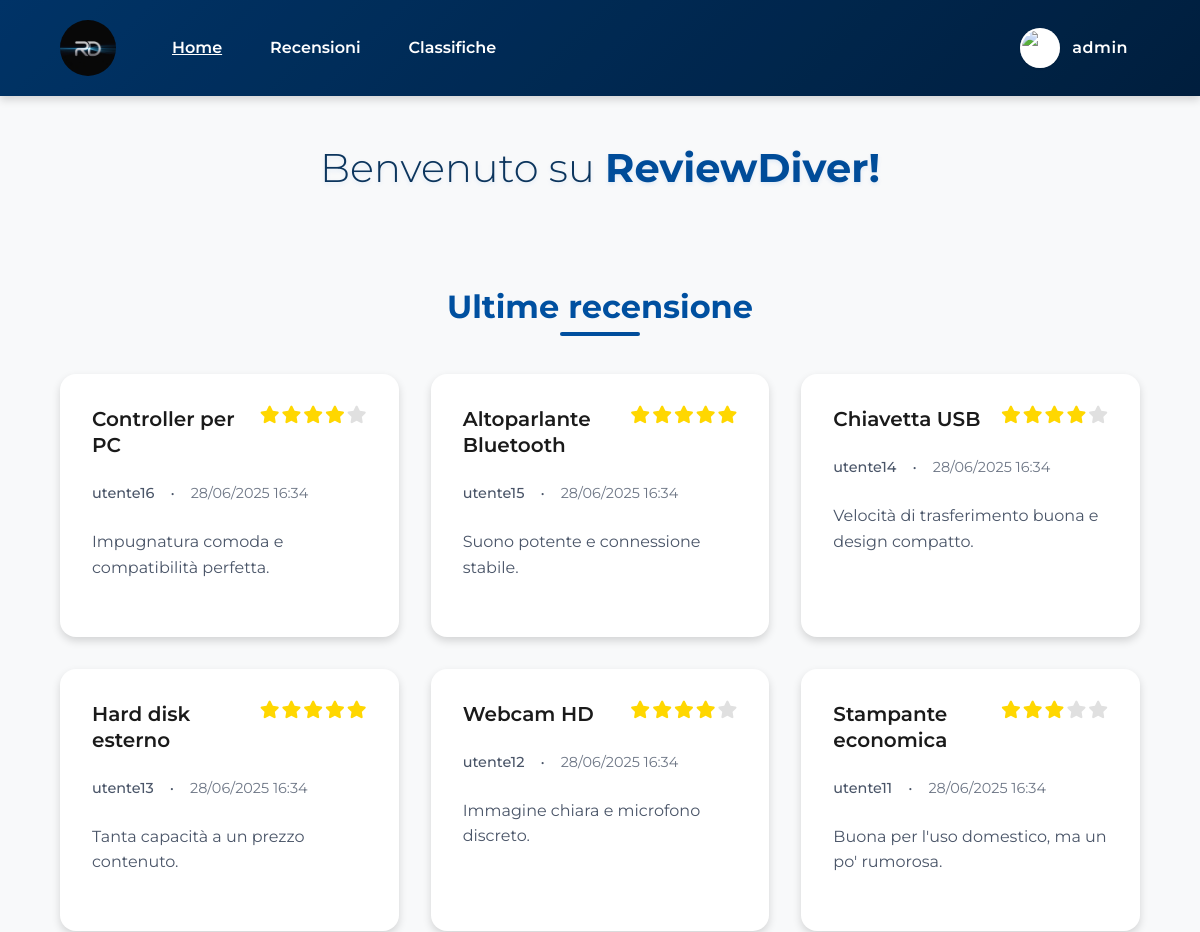
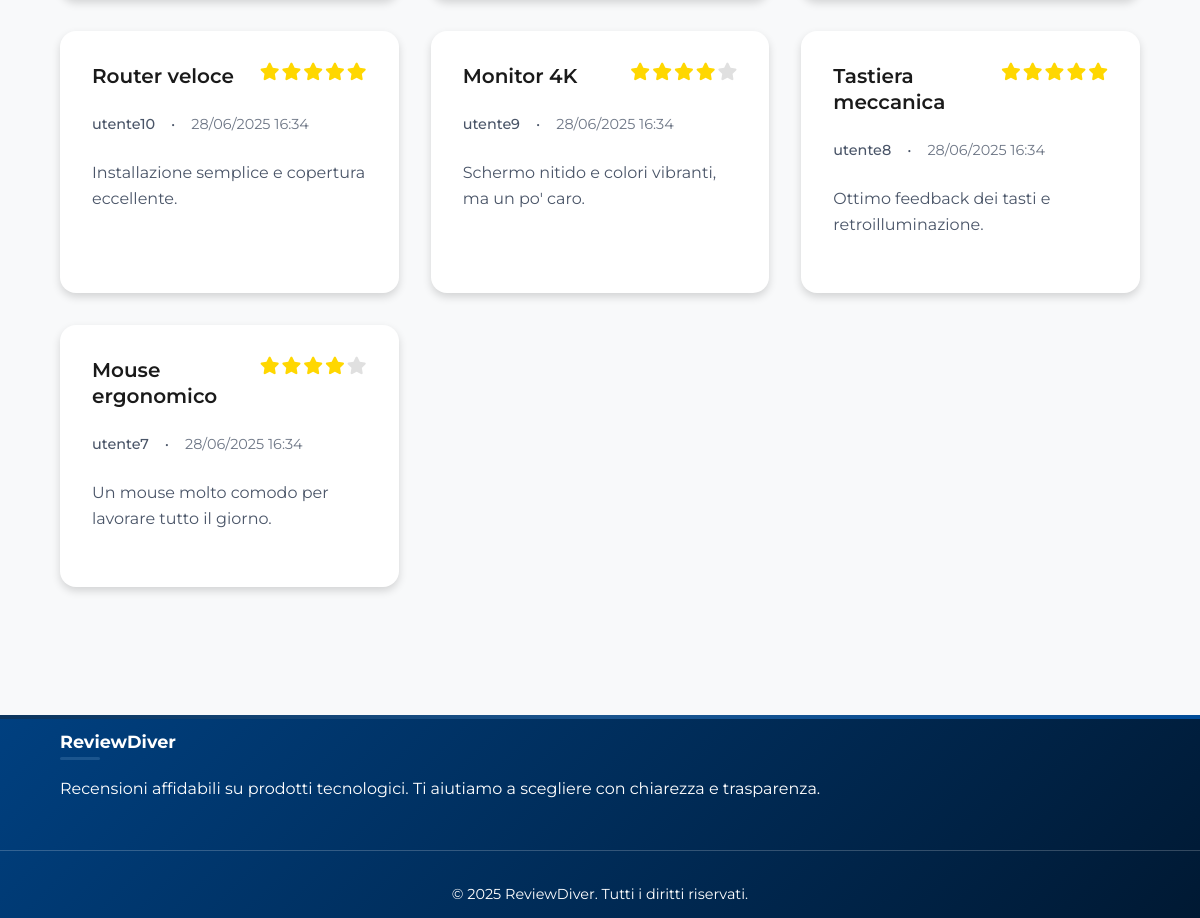
Screenshot of /index.php (signed in) with the database file from the repository (2 pictures, top to bottom).
### tables this page shows
CREATE TABLE reviews (
    id INT AUTO_INCREMENT PRIMARY KEY,
    user_id INT NOT NULL,
    title VARCHAR(255) NOT NULL,
    content TEXT NOT NULL,
    rating INT NOT NULL,
    product_name VARCHAR(60) NOT NULL,
    product_image VARCHAR(255),       
    created_at TIMESTAMP NOT NULL DEFAULT CURRENT_TIMESTAMP,
    updated_at TIMESTAMP NULL DEFAULT NULL,
    deleted_at TIMESTAMP NULL DEFAULT NULL,             
    FOREIGN KEY (user_id) REFERENCES utenti(id),
    CHECK (rating BETWEEN 1 AND 5)
);

CREATE TABLE utenti (
    id INT AUTO_INCREMENT PRIMARY KEY,
    username VARCHAR(50) NOT NULL UNIQUE,
    email VARCHAR(100) NOT NULL UNIQUE,
    password VARCHAR(255) NOT NULL,   
    nome VARCHAR(50) NOT NULL,        
    cognome VARCHAR(50) NOT NULL,     
    profile_photo VARCHAR(255),       
    birth_day INT,                    
    birth_month INT,                  
    birth_year INT,                   
    role VARCHAR(20) DEFAULT 'user',  
    remember_token VARCHAR(255),      
    created_at TIMESTAMP NOT NULL DEFAULT CURRENT_TIMESTAMP,    
    updated_at TIMESTAMP NULL DEFAULT NULL,             
    deleted_at TIMESTAMP NULL DEFAULT NULL              
);

### index.php (the view, shortened to what this page needs)
<?php
require_once 'php/database.php';
$header = file_get_contents("static/header.html");
$footer = file_get_contents("static/footer.html");
$DOM = file_get_contents("static/index.html");
$DOM = str_replace("../css/style.css", "css/style.css", $DOM);
$DOM = str_replace("../css/pages.css", "css/pages.css", $DOM);
$DOM = str_replace("", $header, $DOM);
$DOM = str_replace("", $footer, $DOM);
$contenutoLogin = "";
$headerLoginHtml = "";
if (!SessionManager::isLoggedIn()) {
  $contenutoLogin = "";
  $headerLoginHtml = "<a href='php/login.php' class='login-link' aria-label='Login - Accedi al tuo account'>
                        <div class='user-icon-bg'>
                          <svg width='24' height='24' viewBox='0 0 24 24' fill='none' stroke='currentColor' stroke-width='2' id='user-icon'>
                            <path d='M20 21v-2a4 4 0 0 0-4-4H8a4 4 0 0 0-4 4v2'></path>
                            <circle cx='12' cy='7' r='4'></circle>
                          </svg>
                        </div>
                        <div class='login-text'>Login</div>
                      </a>";
} else {
  $username = $_SESSION['username'];
  $contenutoLogin = "";
  $profilePhoto = $_SESSION['user_data']['profile_photo'] ?? $_SESSION['profile_photo'] ?? '';
  $icon = $profilePhoto ? "<img src='../{$profilePhoto}' alt='Foto profilo di {$username}' class='user-avatar'>" : "<svg width='24' height='24' viewBox='0 0 24 24' fill='none' stroke='currentColor' stroke-width='2' id='user-icon'><path d='M20 21v-2a4 4 0 0 0-4-4H8a4 4 0 0 0-4 4v2'></path><circle cx='12' cy='7' r='4'></circle></svg>";
  $headerLoginHtml = "
    <div class='login-link user-menu' role='button' tabindex='0' aria-haspopup='true' aria-expanded='false' aria-label='Menu utente'>
    <div class='user-icon-bg'>
      {$icon}
    </div>
    <div class='login-text'>{$username}</div>
    <div class='user-menu-panel' aria-hidden='true'>
      <a href='php/dashboard.php'><span lang='en'>Dashboard</span></a>";
    if (isset($_SESSION['role']) && $_SESSION['role'] === 'admin') {
        $headerLoginHtml .= "
          <a href='php/gestione_recensioni.php'>Gestione recensioni</a>";
    }
    $headerLoginHtml .= "
          <a href='php/logout.php'><span lang='en'>Logout</span></a>
        </div>
    </div>";
  }
$DOM = str_replace("", $contenutoLogin, $DOM);
$DOM = str_replace("", $headerLoginHtml, $DOM);
$reviewManager = new ReviewManager();
$result = $reviewManager->getAllReviews(1, 10);
$reviewsHtml = '';
if ($result !== false) {
    foreach ($result['reviews'] as $review) {
        $stars = Utils::generateStars($review['rating']);
        $excerpt = strlen($review['content']) > 150 ? substr($review['content'], 0, 150) . '...' : $review['content'];
        $date = Utils::formatDate($review['created_at']);
        $altProduct = htmlspecialchars($review['product_name']);
        $img = $review['product_image'] ? "<img src='../{$review['product_image']}' alt='{$altProduct}' class='review-image'>" : '';
        $title = htmlspecialchars($review['title']);
        $user = htmlspecialchars($review['username']);
        $reviewsHtml .= "<a href='php/recensione.php?id={$review['id']}' class='review-card'>" .
                         $img .
                         "<div class='review-content'>" .
                         "<div class='review-header'><h3 class='review-title'>{$title}</h3>" .
                         "<div class='review-rating' aria-label='Valutazione {$review['rating']} su 5'>{$stars}</div></div>" .
                         "<div class='review-meta'><span class='review-author'>{$user}</span><span>•</span><span class='review-date'>{$date}</span></div>" .
                         "<p class='review-excerpt'>" . htmlspecialchars($excerpt) . "</p>" .
                         "</div></a>";
    }
}
$DOM = str_replace('', $reviewsHtml, $DOM);
echo $DOM;
?>

### php/database.php (shortened to what this page needs)
<?php
class DatabaseConfig {
    private static $host = 'mysql2.sqlpub.com';
    private static $port = '3307';
    private static $dbname = 'databaserecensione';
    private static $username = 'testnalan';
    private static $password = 'l5jKAzMduE6bgAWH';
    public static function getConnection() {
        try {
            $dsn = "mysql:host=" . self::$host;
            if (!empty(self::$port)) {
                $dsn .= ";port=" . self::$port;
            }
            $dsn .= ";dbname=" . self::$dbname . ";charset=utf8mb4";
            $options = [
                PDO::ATTR_ERRMODE => PDO::ERRMODE_EXCEPTION,
                PDO::ATTR_DEFAULT_FETCH_MODE => PDO::FETCH_ASSOC,
                PDO::ATTR_EMULATE_PREPARES => false
            ];
            $pdo = new PDO($dsn, self::$username, self::$password, $options);
            return $pdo;
        } catch (PDOException $e) {
            error_log("Errore connessione database: " . $e->getMessage());
            throw new Exception("Errore di connessione al database");
        }
    }
}
class ReviewManager {
    private $db;
    public function __construct() {
        $this->db = DatabaseConfig::getConnection();
    }
    public function getAllReviews($page = 1, $limit = 10) {
        try {
            $offset = ($page - 1) * $limit;
            $stmt = $this->db->prepare("SELECT r.id, r.title, r.content, r.rating, r.product_name, r.product_image, r.created_at, r.updated_at, u.username FROM reviews r JOIN utenti u ON r.user_id = u.id WHERE r.deleted_at IS NULL ORDER BY r.created_at DESC LIMIT ? OFFSET ?");
            $stmt->execute([$limit, $offset]);
            $reviews = $stmt->fetchAll();
            $count = $this->db->query("SELECT COUNT(*) as total FROM reviews WHERE deleted_at IS NULL")->fetch()['total'];
            return ['reviews' => $reviews, 'total' => $count, 'page' => $page, 'limit' => $limit, 'total_pages' => ceil($count / $limit)];
        } catch (PDOException $e) {
            error_log('Errore getAllReviews: ' . $e->getMessage());
            return false;
        }
    }
}
class Utils {
    public static function formatDate($date, $format = 'd/m/Y H:i') {
        return date($format, strtotime($date));
    }
    public static function generateStars($rating) {
        $stars = '';
        for ($i = 1; $i <= 5; $i++) {
            if ($i <= $rating) {
                $stars .= '<i class="fas fa-star star"></i>';
            } else {
                $stars .= '<i class="fas fa-star star empty"></i>';
            }
        }
        return $stars;
    }
}
class SessionManager {
    public static function isLoggedIn() {
        return isset($_SESSION['user_id']) && !empty($_SESSION['user_id']);
    }
}
?>

### css/pages.css (style rules this page uses)
.reviews-grid { display: grid; grid-template-columns: repeat(auto-fit, minmax(min(18.75rem, 100%), 1fr)); gap: var(--spacing-lg); margin-bottom: var(--spacing-xl); }
.review-card { background: var(--surface); border-radius: var(--radius-lg); overflow: hidden; box-shadow: var(--shadow-md); transition: var(--transition); cursor: pointer; }
.review-content { padding: var(--spacing-lg); }
.review-header { display: flex; justify-content: space-between; align-items: flex-start; margin-bottom: var(--spacing-md); }
.review-title { font-size: 1.25rem; font-weight: 600; color: var(--text-primary); margin: 0; line-height: 1.3; }
.review-rating { display: flex; gap: 0.125rem; margin-left: var(--spacing-sm); }
.star { color: #FFD700; font-size: 1.1rem; }
.star.empty { color: #E0E0E0; }
.review-meta { display: flex; align-items: center; gap: var(--spacing-sm); margin-bottom: var(--spacing-md); font-size: 0.9rem; color: var(--text-secondary); }
.review-author { font-weight: 500; }
.review-date { opacity: 0.8; }
.review-excerpt { color: var(--text-secondary); line-height: 1.6; margin-bottom: var(--spacing-md); }

### rows the page displays
reviews: title "Controller per PC", rating 4 (drawn), user.username "utente16", created_at "28/06/2025 16:34", content "Impugnatura comoda e compatibilità perfetta."
reviews: title "Altoparlante Bluetooth", rating 5 (drawn), user.username "utente15", created_at "28/06/2025 16:34", content "Suono potente e connessione stabile."
reviews: title "Chiavetta USB", rating 4 (drawn), user.username "utente14", created_at "28/06/2025 16:34", content "Velocità di trasferimento buona e design compatto."
reviews: title "Hard disk esterno", rating 5 (drawn), user.username "utente13", created_at "28/06/2025 16:34", content "Tanta capacità a un prezzo contenuto."
reviews: title "Webcam HD", rating 4 (drawn), user.username "utente12", created_at "28/06/2025 16:34", content "Immagine chiara e microfono discreto."
reviews: title "Stampante economica", rating 3 (drawn), user.username "utente11", created_at "28/06/2025 16:34", content "Buona per l'uso domestico, ma un po' rumorosa."
reviews: title "Router veloce", rating 5 (drawn), user.username "utente10", created_at "28/06/2025 16:34", content "Installazione semplice e copertura eccellente."
reviews: title "Monitor 4K", rating 4 (drawn), user.username "utente9", created_at "28/06/2025 16:34", content "Schermo nitido e colori vibranti, ma un po' caro."
reviews: title "Tastiera meccanica", rating 5 (drawn), user.username "utente8", created_at "28/06/2025 16:34", content "Ottimo feedback dei tasti e retroilluminazione."
reviews: title "Mouse ergonomico", rating 4 (drawn), user.username "utente7", created_at "28/06/2025 16:34", content "Un mouse molto comodo per lavorare tutto il giorno."

### other values shown
$username "admin"
